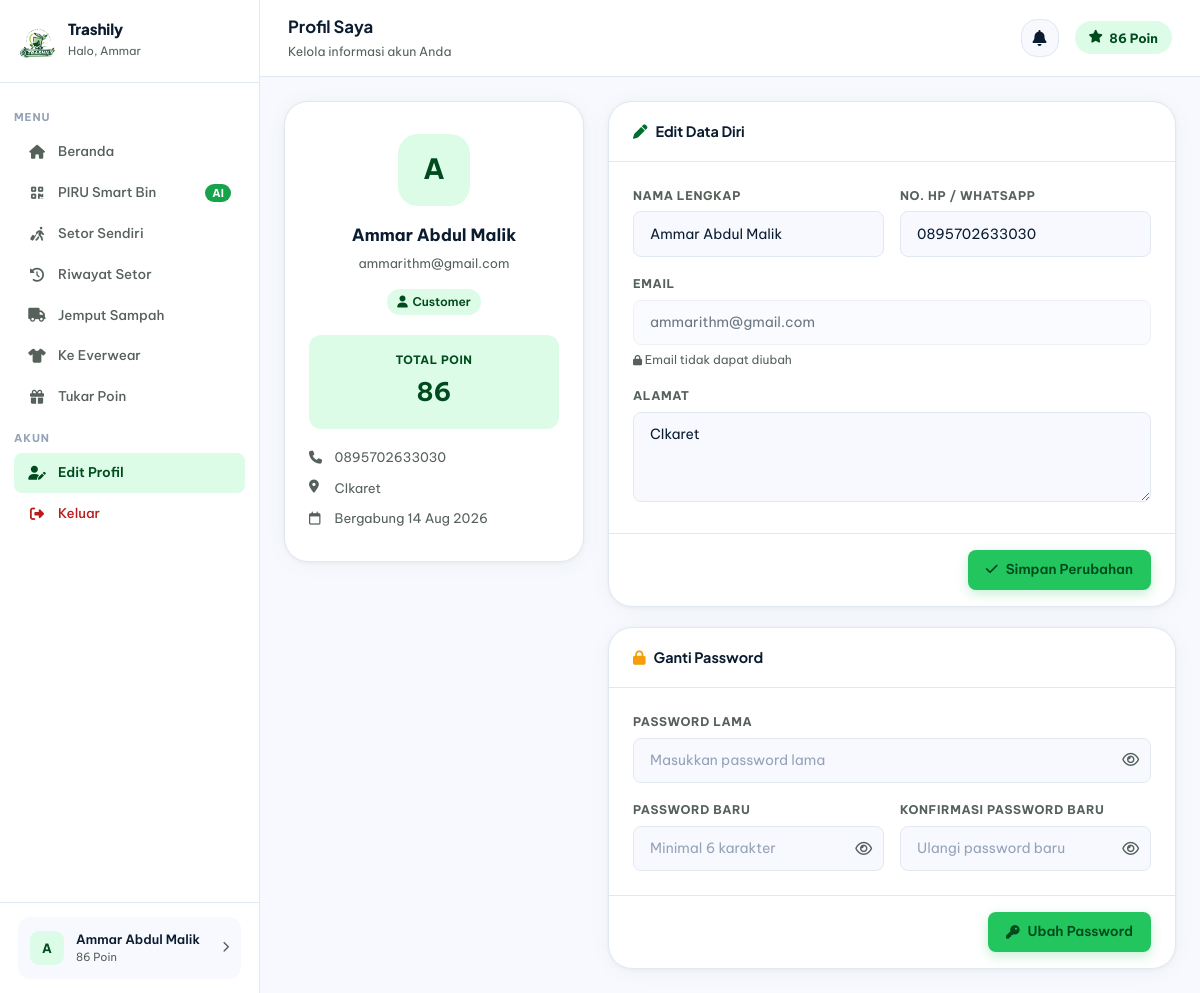
/profile.php (signed in), run on the app's committed database.
### tables this page shows
CREATE TABLE `users` (
  `id` int NOT NULL,
  `nama` varchar(100) NOT NULL,
  `email` varchar(100) NOT NULL,
  `password` varchar(255) NOT NULL,
  `no_hp` varchar(20) DEFAULT NULL,
  `alamat` text,
  `role` enum('admin','customer') DEFAULT 'customer',
  `poin` int DEFAULT '0',
  `created_at` timestamp NULL DEFAULT CURRENT_TIMESTAMP
);

### profile.php (the view, shortened to what this page needs)
<?php
require_once 'config/database.php';
$uid  = $_SESSION['user_id'];
$role = $_SESSION['role'];
$user = $conn->query("SELECT nama, email, no_hp, alamat, poin, role, created_at FROM users WHERE id = $uid")->fetch_assoc();
?>
<!DOCTYPE html>
<html lang="id">
<head>
    <link rel="stylesheet" href="https://cdnjs.cloudflare.com/ajax/libs/font-awesome/6.5.0/css/all.min.css">
    <link rel="stylesheet" href="assets/css/output.css">
</head>
<body>
<div class="layout">
    <?php if ($role === 'admin'): ?>
        <?php include 'includes/sidebar_admin.php'; ?>
    <?php else: ?>
        <?php include 'includes/sidebar_customer.php'; ?>
    <?php endif; ?>
    <main class="main">
        <div class="topbar">
            <div class="topbar-left">
                <div>
                    <h1>Profil Saya</h1>
                    <p>Kelola informasi akun Anda</p>
                </div>
            </div>
            <div class="topbar-right">
                <?php if ($role === 'admin'): ?>
                    <?php include 'includes/notif_admin.php'; ?>
                <?php else: ?>
                    <?php include 'includes/notif_customer.php'; ?>
                    <div class="poin-badge">
                        <i class="fa-solid fa-star"></i>
                        <?= number_format($user['poin'], 0, ',', '.') ?> Poin
                    </div>
                <?php endif; ?>
            </div>
        </div>
        <div class="content">
            <div style="display:grid;grid-template-columns:300px 1fr;gap:1.5rem;align-items:start" class="profile-grid">
                <div class="card">
                    <div class="card-body" style="text-align:center;padding:2rem 1.5rem">
                        <div style="width:72px;height:72px;border-radius:20px;background:var(--primary-light);display:flex;align-items:center;justify-content:center;margin:0 auto 1rem;font-size:1.75rem;font-weight:700;color:var(--primary-dark)" id="avatarInitial">
                            <?= strtoupper(substr($user['nama'], 0, 1)) ?>
                        </div>
                        <div style="font-size:1.05rem;font-weight:700;color:var(--text-dark);margin-bottom:.25rem" id="displayNama"><?= htmlspecialchars($user['nama']) ?></div>
                        <div style="font-size:.8rem;color:var(--text-muted);margin-bottom:1rem"><?= htmlspecialchars($user['email']) ?></div>
                        <span class="badge <?= $role === 'admin' ? 'badge-blue' : 'badge-green' ?>" style="font-size:.75rem">
                            <i class="fa-solid <?= $role === 'admin' ? 'fa-shield-halved' : 'fa-user' ?>"></i>
                            <?= $role === 'admin' ? 'Administrator' : 'Customer' ?>
                        </span>
                        <?php if ($role === 'customer'): ?>
                        <div style="margin-top:1.25rem;padding:1rem;background:var(--primary-light);border-radius:12px">
                            <div style="font-size:.72rem;color:var(--primary-dark);font-weight:700;text-transform:uppercase;letter-spacing:.05em">Total Poin</div>
                            <div style="font-size:1.6rem;font-weight:700;color:var(--primary-dark);margin-top:.2rem"><?= number_format($user['poin'], 0, ',', '.') ?></div>
                        </div>
                        <?php endif; ?>
                        <div style="margin-top:1.1rem;text-align:left;display:flex;flex-direction:column;gap:.6rem">
                            <div style="display:flex;align-items:center;gap:.6rem;font-size:.82rem;color:var(--text-muted)">
                                <i class="fa-solid fa-phone" style="width:16px;color:var(--text-muted)"></i>
                                <span id="displayHp"><?= $user['no_hp'] ? htmlspecialchars($user['no_hp']) : '<em>Belum diisi</em>' ?></span>
                            </div>
                            <div style="display:flex;align-items:flex-start;gap:.6rem;font-size:.82rem;color:var(--text-muted)">
                                <i class="fa-solid fa-location-dot" style="width:16px;margin-top:.15rem;color:var(--text-muted)"></i>
                                <span id="displayAlamat"><?= $user['alamat'] ? htmlspecialchars($user['alamat']) : '<em>Belum diisi</em>' ?></span>
                            </div>
                            <div style="display:flex;align-items:center;gap:.6rem;font-size:.82rem;color:var(--text-muted)">
                                <i class="fa-regular fa-calendar" style="width:16px;color:var(--text-muted)"></i>
                                <span>Bergabung <?= date('d M Y', strtotime($user['created_at'])) ?></span>
                            </div>
                        </div>
                    </div>
                </div>
                <div style="display:flex;flex-direction:column;gap:1.25rem">
                    <div class="card">
                        <div class="card-header">
                            <h3><i class="fa-solid fa-pen" style="color:var(--primary);margin-right:.5rem;font-size:.9rem"></i>Edit Data Diri</h3>
                        </div>
                        <div class="card-body">
                            <div class="form-row">
                                <div class="form-group">
                                    <label class="form-label">Nama Lengkap</label>
                                    <input type="text" class="form-control" id="inputNama" value="<?= htmlspecialchars($user['nama']) ?>" placeholder="Nama lengkap">
                                </div>
                                <div class="form-group">
                                    <label class="form-label">No. HP / WhatsApp</label>
                                    <input type="text" class="form-control" id="inputHp" value="<?= htmlspecialchars($user['no_hp'] ?? '') ?>" placeholder="08xx-xxxx-xxxx">
                                </div>
                            </div>
                            <div class="form-group">
                                <label class="form-label">Email</label>
                                <input type="email" class="form-control" value="<?= htmlspecialchars($user['email']) ?>" disabled style="opacity:.6;cursor:not-allowed" title="Email tidak bisa diubah">
                                <small style="font-size:.75rem;color:var(--text-muted);margin-top:.3rem;display:block"><i class="fa-solid fa-lock" style="font-size:.65rem"></i> Email tidak dapat diubah</small>
                            </div>
                            <div class="form-group mb-0">
                                <label class="form-label">Alamat</label>
                                <textarea class="form-control" id="inputAlamat" rows="3" placeholder="Alamat lengkap..."><?= htmlspecialchars($user['alamat'] ?? '') ?></textarea>
                            </div>
                        </div>
                        <div style="padding:1rem 1.5rem;border-top:1px solid var(--border);display:flex;justify-content:flex-end">
                            <button class="btn btn-primary" onclick="simpanProfil()">
                                <i class="fa-solid fa-check"></i> Simpan Perubahan
                            </button>
                        </div>
                    </div>
                    <div class="card">
                        <div class="card-header">
                            <h3><i class="fa-solid fa-lock" style="color:var(--accent);margin-right:.5rem;font-size:.9rem"></i>Ganti Password</h3>
                        </div>
                        <div class="card-body">
                            <div class="form-group">
                                <label class="form-label">Password Lama</label>
                                <div style="position:relative">
                                    <input type="password" class="form-control" id="pwLama" placeholder="Masukkan password lama" style="padding-right:2.75rem">
                                    <button type="button" onclick="togglePw('pwLama',this)" style="position:absolute;right:.75rem;top:50%;transform:translateY(-50%);background:none;border:none;cursor:pointer;color:var(--text-muted);padding:0">
                                        <i class="fa-regular fa-eye"></i>
                                    </button>
                                </div>
                            </div>
                            <div class="form-row">
                                <div class="form-group mb-0">
                                    <label class="form-label">Password Baru</label>
                                    <div style="position:relative">
                                        <input type="password" class="form-control" id="pwBaru" placeholder="Minimal 6 karakter" style="padding-right:2.75rem">
                                        <button type="button" onclick="togglePw('pwBaru',this)" style="position:absolute;right:.75rem;top:50%;transform:translateY(-50%);background:none;border:none;cursor:pointer;color:var(--text-muted);padding:0">
                                            <i class="fa-regular fa-eye"></i>
                                        </button>
                                    </div>
                                </div>
                                <div class="form-group mb-0">
                                    <label class="form-label">Konfirmasi Password Baru</label>
                                    <div style="position:relative">
                                        <input type="password" class="form-control" id="pwUlang" placeholder="Ulangi password baru" style="padding-right:2.75rem">
                                        <button type="button" onclick="togglePw('pwUlang',this)" style="position:absolute;right:.75rem;top:50%;transform:translateY(-50%);background:none;border:none;cursor:pointer;color:var(--text-muted);padding:0">
                                            <i class="fa-regular fa-eye"></i>
                                        </button>
                                    </div>
                                </div>
                            </div>
                        </div>
                        <div style="padding:1rem 1.5rem;border-top:1px solid var(--border);display:flex;justify-content:flex-end">
                            <button class="btn btn-primary" onclick="gantiPassword()">
                                <i class="fa-solid fa-key"></i> Ubah Password
                            </button>
                        </div>
                    </div>
                </div>
            </div>
        </div>
    </main>
</div>
</body>
</html>

### data on the page
users: poin "86", nama "A", nama "Ammar Abdul Malik", email "ammarithm@gmail.com", no_hp "0895702633030", alamat "CIkaret", created_at "14 Aug 2026"

### other printed values
explode(' ', $_SESSION['nama'] ?? 'Customer')[0] "Ammar"
substr($_SESSION['nama'] ?? 'C', 0, 1) "A"
$_SESSION['nama'] "Ammar Abdul Malik"
$_SESSION['poin'] "86"
